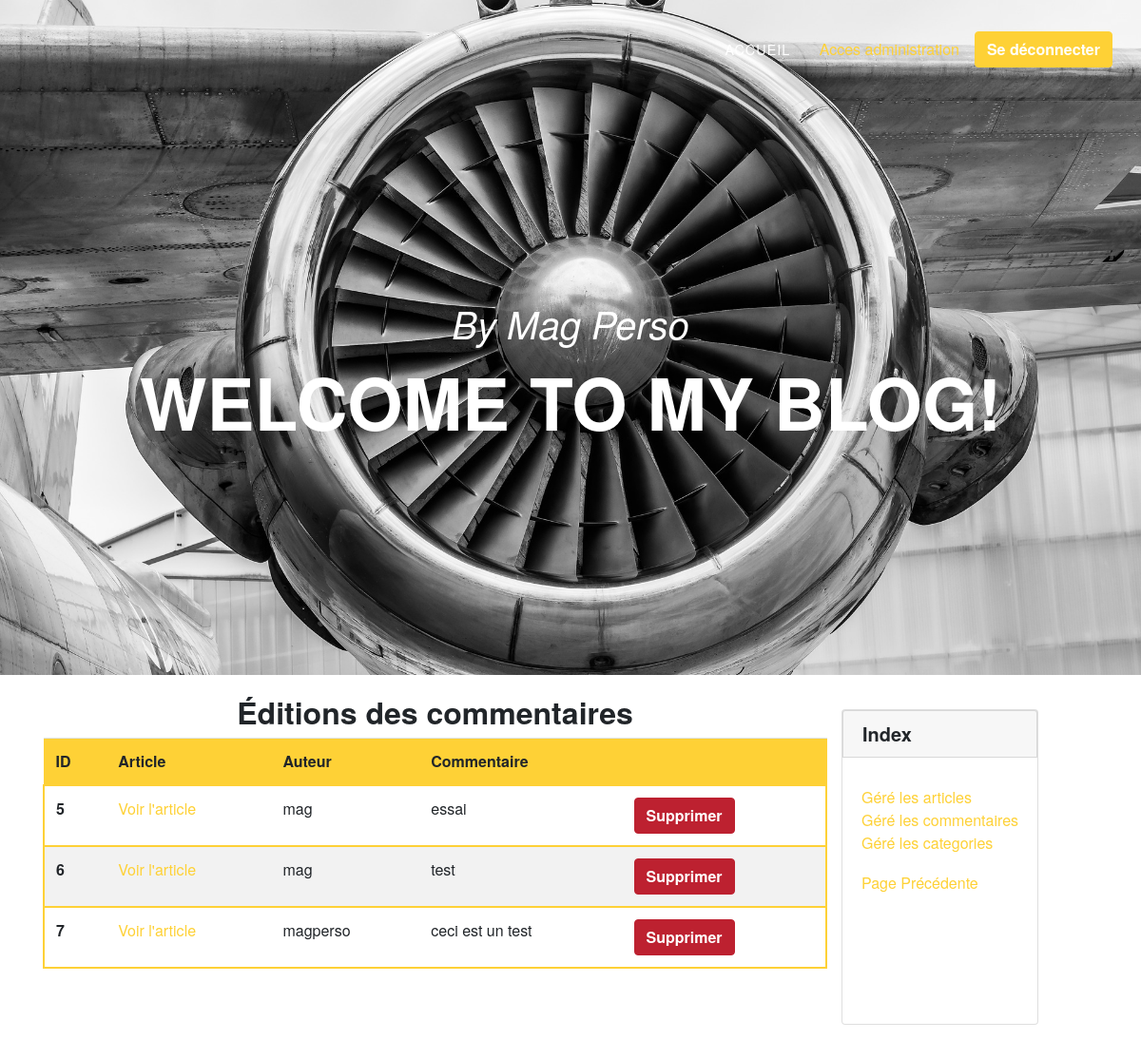
The page /index.php?action=manageComments (signed in) on the database its author committed.
### tables this page shows
CREATE TABLE `comments` (
  `id` int(11) NOT NULL,
  `author` varchar(255) NOT NULL,
  `comment` text DEFAULT NULL,
  `post_id` int(11) DEFAULT NULL
);

### controller/backController.php (called while the page is built, shortened)
<?php
require_once('model/commentManager.php');
function listCommentsBack()
{
    $comments = getAllComments();
    require('view/backend/manageCommentsView.php');
}
?>

### index.php (called while the page is built, shortened)
<?php
getRoute();

### model/commentManager.php (called while the page is built, shortened)
<?php
    function getAllComments()
    {
        $db = dbConnect();
        $comments = $db->query('SELECT id, post_id, author, comment FROM comments');
        return $comments;
    }

### view/backend/manageCommentsView.php (the view, shortened to what this page needs)
<div class="row">
    <div class="col-lg-9">
        <h2 style="text-align: center"> Éditions des commentaires</h2>
        <div class="table-responsive">
            <table class="table table-striped">
                <tr class="column-border">
                    <th scope="col">ID</th>
                    <th scope="col">Article</th>
                    <th scope="col">Auteur</th>
                    <th scope="col">Commentaire</th>
                    <th scope="col"></th>
                </tr>
                <tr>
                    <?php
                    while ($data = $comments->fetch()) {
                    ?>
                    <th scope="row"><?php echo nl2br(htmlspecialchars($data['id'])); ?></th>
                        <td><a href="index.php?action=post&id=<?php echo htmlspecialchars($data['post_id']); ?>" target=_blank>Voir l'article</a></td>
                        <td><?php echo htmlspecialchars($data['author']); ?></td>
                        <td><?php echo htmlspecialchars($data['comment']); ?></td>
                    <td><a href="index.php?action=deleteComment&amp;id=<?php echo $data['id']; ?>" onclick="return confirm('Etes vous sur de vouloir supprimer ce commentaire ?')"><button type="button" class="btn btn-warning">Supprimer</button></a></td>
                </tr>
                    <?php
                    }
                    ?>
            </table>
        </div>
        <?php require('view/backend/template.php'); ?>

### public/css/agency.css (style rules this page uses)
body { overflow-x: hidden; font-family: 'Roboto Slab', 'Helvetica Neue', Helvetica, Arial, sans-serif; }
a { color: #fed136; }
h1, h2, h3, h4, h5, h6 { font-weight: 700; font-family: 'Montserrat', 'Helvetica Neue', Helvetica, Arial, sans-serif; }
.btn-warning { background: #bd2130; border-color: #bd2130; color: white; }
.btn { font-family: 'Montserrat', 'Helvetica Neue', Helvetica, Arial, sans-serif; font-weight: 700; }
.column-border { background-color: #fed136 !important; border: 1px solid #fed136 !important; }
table tr { border: 2px solid #fed136 !important; }

### rows shown on the page
comments: id "5", author "mag", comment "essai"
comments: id "6", author "mag", comment "test"
comments: id "7", author "magperso", comment "ceci est un test"
